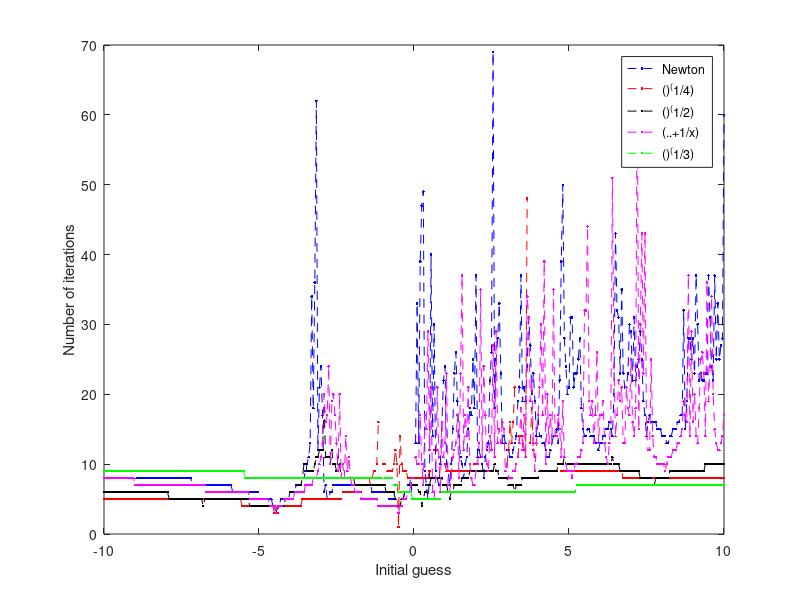
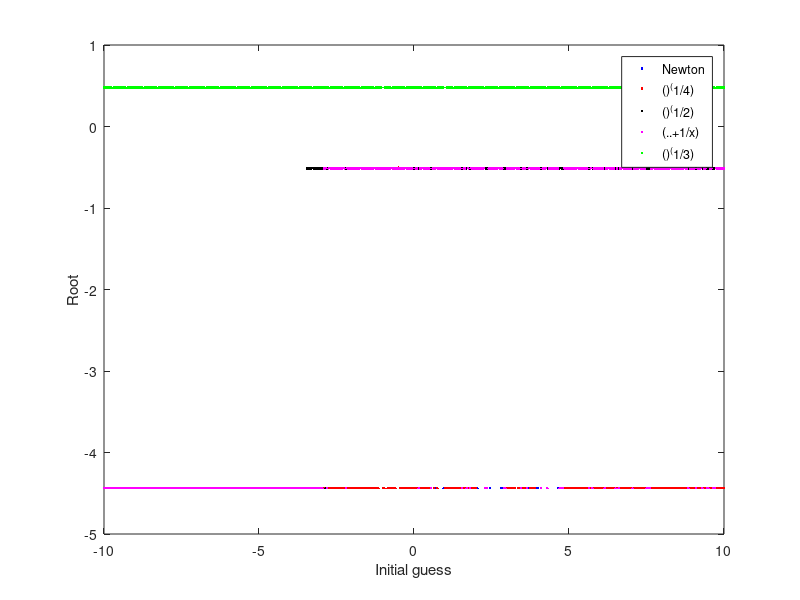

Write MATLAB code to recreate these figures, in order.
%% Experiment 3
% f(x) = x^4 + 4x^3 - 2x^2 + 1 = 0

%% Newton's method

clear
clc

limit = 1e1;
offset = 0;
pp = linspace(-limit,limit,401) + offset;

iter = zeros(size(pp));
r = iter;
itermax = 1e2;
tol = 1e-8;

for i = 1:length(pp)
    
    p = pp(i);
    iteration = 0;
    error = 1;
    
    while error > tol && iteration < itermax
        
        iteration = iteration + 1;
        
        p_new = p - (p.^4 + 4*p.^3 - 2*p.^2 + 1)./(4*p.^3 + 12*p.^2 - 4*p);
        error = abs(p_new - p);
        p = p_new;
        
    end
    
    if iteration < itermax && isfinite(p)
        iter(i) = iteration;
        r(i) = p;
    else
        iter(i) = NaN;
        r(i) = NaN;
    end
    
end

figure(1)
plot(pp,iter,'b.--')

figure(2)
plot(pp,r,'b.')

%% Preconditioned with g(x) = -(-4x^3 + 2x^2 -1)^(1/4)

iter = zeros(size(pp));
r = iter;
itermax = 1e2;
tol = 1e-8;

for i = 1:length(pp)
    
    p = pp(i);
    iteration = 0;
    error = 1;
    
    while error > tol && iteration < itermax
        
        iteration = iteration + 1;
        
        g1 = -4*p.^3 + 2*p.^2 - 1;
        g2 = -12*p.^2 + 4*p;
        p_new = p - (p + g1.^(1/4))./(1 + g2./(4*g1.^(3/4)));
        error = abs(p_new - p);
        p = p_new;
        
    end
    
    if iteration < itermax && isfinite(p)
        iter(i) = iteration;
        r(i) = p;
    else
        iter(i) = NaN;
        r(i) = NaN;
    end
    
end

figure(1)
hold on
plot(pp,iter,'r.--')
hold off

figure(2)
hold on
plot(pp,r,'r.')
hold off

% This does not converge well at all.

%% Preconditioned with g(x) = -sqrt(0.5x^4 + 2x^3 + 0.5)

iter = zeros(size(pp));
r = iter;
itermax = 1e2;
tol = 1e-8;

for i = 1:length(pp)
    
    p = pp(i);
    iteration = 0;
    error = 1;
    
    while error > tol && iteration < itermax
        
        iteration = iteration + 1;
        
        g1 = 0.5*p^4 + 2*p^3 + 0.5;
        p_new = p - (p + sqrt(g1))./(1 + 0.5*(2*p^3 + 6*p^2)./sqrt(g1));
        error = abs(p_new - p);
        p = p_new;
        
    end
    
    if iteration < itermax && isfinite(p)
        iter(i) = iteration;
        r(i) = p;
    else
        iter(i) = NaN;
        r(i) = NaN;
    end
    
end

figure(1)
hold on
plot(pp,iter,'k.--')
hold off

figure(2)
hold on
plot(pp,r,'k.')
hold off

% This is a rather nice preconditioner, except near the cutoff between
% roots.

%% Preconditioned with g(x) = 0.5x^3 + 2x^2 + 1/2x

iter = zeros(size(pp));
r = iter;
itermax = 1e2;
tol = 1e-8;

for i = 1:length(pp)
    
    p = pp(i);
    iteration = 0;
    error = 1;
    
    while error > tol && iteration < itermax
        
        iteration = iteration + 1;
        
        g1 = 0.5*p^4 + 2*p^3 + 0.5;
        p_new = p - (p -0.5*p.^3 - 2*p.^2 - 0.5./p)./(1 ...
            - 1.5*p.^2 - 4*p + 0.5./p.^2);
        error = abs(p_new - p);
        p = p_new;
        
    end
    
    if iteration < itermax && isfinite(p)
        iter(i) = iteration;
        r(i) = p;
    else
        iter(i) = NaN;
        r(i) = NaN;
    end
    
end

figure(1)
hold on
plot(pp,iter,'m.--')
hold off

figure(2)
hold on
plot(pp,r,'m.')
hold off

% Not great, possibly better but not likely.

%% Preconditioned with g(x) = (-0.25x^4 + 0.5x^2 - 0.25)^(1/3)

iter = zeros(size(pp));
r = iter;
itermax = 1e2;
tol = 1e-8;

for i = 1:length(pp)
    
    p = pp(i);
    iteration = 0;
    error = 1;
    
    while error > tol && iteration < itermax
        
        iteration = iteration + 1;
        
        g1 = -0.25*p.^4 + 0.5*p.^2 - 0.25;
        p_new = p - (p - g1.^(1/3))./(1 - (-p.^3 + p)./(3*(g1^(2/3))));
        error = abs(p_new - p);
        p = p_new;
        
    end
    
    if iteration < itermax && isfinite(p)
        iter(i) = iteration;
        r(i) = p;
    else
        iter(i) = NaN;
        r(i) = NaN;
    end
    
end

figure(1)
hold on
plot(pp,iter,'g.--')
xlabel('Initial guess')
ylabel('Number of iterations')
legend('Newton','()^(1/4)','()^(1/2)','(..+1/x)','()^(1/3)')
hold off

figure(2)
hold on
plot(pp,r,'g.')
xlabel('Initial guess')
ylabel('Root')
legend('Newton','()^(1/4)','()^(1/2)','(..+1/x)','()^(1/3)')
hold off